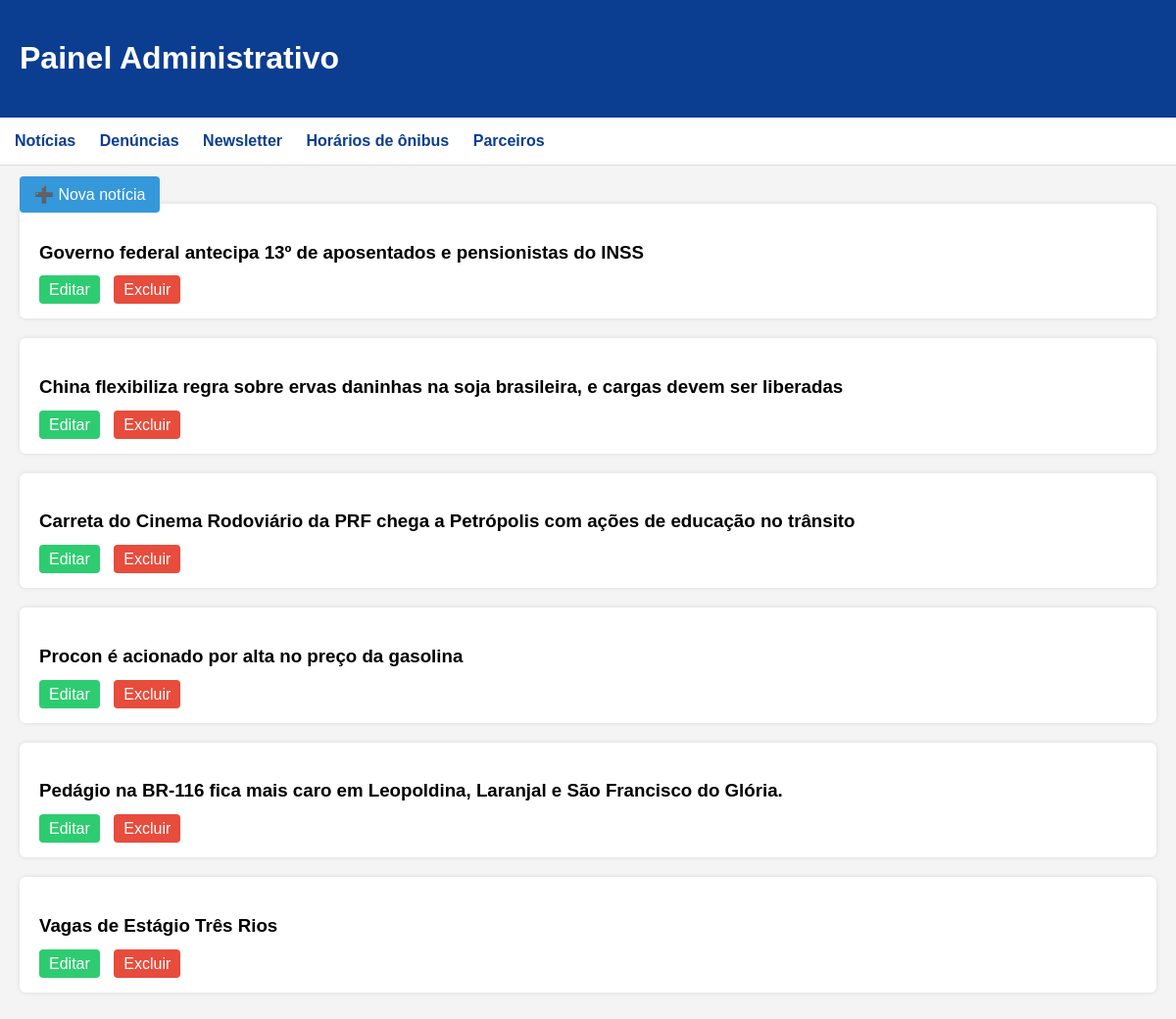
The app's page /admin (signed in) with its own data.
### app.py (models this page shows)
class Noticia(db.Model):
    id = db.Column(db.Integer, primary_key=True)
    titulo = db.Column(db.String(200))
    resumo = db.Column(db.String(300))
    conteudo = db.Column(db.Text)
    imagem = db.Column(db.String(200))
    categoria = db.Column(db.String(100))
    views = db.Column(db.Integer, default=0)

### app.py (the view)
@app.route("/admin")
def admin_dashboard():
    if not session.get("admin"):
        return redirect("/admin/login")
    noticias = Noticia.query.all()
    return render_template("admin_dashboard.html", noticias=noticias)

### templates/admin_dashboard.html (shortened to what this page needs)
<!DOCTYPE html>
<html>
<head>
</head>
<body>
<div class="topo">
<h1>Painel Administrativo</h1>
</div>
<div class="menu">
<a href="/admin">Notícias</a>
<a href="/admin/denuncias">Denúncias</a>
<a href="/admin/emails">Newsletter</a>
<a href="/admin/onibus">Horários de ônibus</a>
<a href="/admin/parceiros">Parceiros</a>
</div>
<div class="container">
<a class="nova" href="/admin/nova">➕ Nova notícia</a>
{% for noticia in noticias %}
<div class="card">
<h3>{{ noticia.titulo }}</h3>
<a class="botao editar" href="/admin/editar/{{ noticia.id }}">Editar</a>
<a class="botao excluir" href="/admin/excluir/{{ noticia.id }}">Excluir</a>
</div>
{% endfor %}
</div>
</body>
</html>

### templates/admin_dashboard.html (style rules this page uses)
body { font-family: Arial; background:#f4f4f4; margin:0; padding:0; }
.topo { background:#0b3d91; color:white; padding:20px; }
.menu { background:#ffffff; padding:15px; border-bottom:1px solid #ddd; }
.menu a { margin-right:20px; text-decoration:none; font-weight:bold; color:#0b3d91; }
.container { padding:20px; }
.card { background:white; padding:20px; margin-bottom:20px; border-radius:6px; box-shadow:0 0 5px rgba(0,0,0,0.1); }
.botao { margin-right:10px; text-decoration:none; color:white; padding:6px 10px; border-radius:4px; }
.editar { background:#2ecc71; }
.excluir { background:#e74c3c; }
.nova { background:#3498db; padding:10px 15px; color:white; text-decoration:none; border-radius:4px; }

### records on screen
Noticia: titulo "Governo federal antecipa 13º de aposentados e pensionistas do INSS"
Noticia: titulo "China flexibiliza regra sobre ervas daninhas na soja brasileira, e cargas devem ser liberadas"
Noticia: titulo "Carreta do Cinema Rodoviário da PRF chega a Petrópolis com ações de educação no trânsito"
Noticia: titulo "Procon é acionado por alta no preço da gasolina"
Noticia: titulo "Pedágio na BR-116 fica mais caro em Leopoldina, Laranjal e São Francisco do Glória."
Noticia: titulo "Vagas de Estágio Três Rios"
